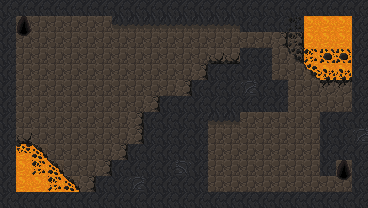

This game map was drawn from its Tiled (.tmx) file and the tilesets committed beside it. A one-line description and the full map source follow:
An orthogonal 23x13 tile map with 16x16 px tiles, 2 tile layers (Tile Layer 1, Tile Layer 2) and 11 objects (4x rock, 2x lava_blob, 2x pickaxe, player_spawn, level_exit).

<map version="1.10" tiledversion="1.10.2" orientation="orthogonal" renderorder="right-down" width="23" height="13" tilewidth="16" tileheight="16" infinite="0" nextlayerid="4" nextobjectid="36">
 <tileset firstgid="1" source="cave_crawler_v2.tsx" />
 <layer id="1" name="Tile Layer 1" width="23" height="13">
  <data encoding="csv">
95,95,95,95,95,95,95,95,95,95,95,95,95,95,95,95,95,95,95,95,95,95,95,
95,62,62,62,62,62,62,110,110,110,110,110,110,110,110,95,95,95,95,48,48,48,95,
95,62,62,62,62,62,62,62,62,62,62,62,62,62,62,62,62,62,76,48,48,48,95,
95,62,62,62,62,62,62,62,62,62,62,62,62,62,62,95,95,62,76,48,48,48,95,
95,62,62,62,62,62,62,62,62,62,62,62,62,62,95,95,95,62,62,48,48,48,95,
95,62,62,62,62,62,62,62,62,62,62,62,62,95,95,2147483744,95,95,62,62,79,79,95,
95,62,62,62,62,62,62,62,62,62,62,62,95,95,95,95,95,95,62,62,62,62,95,
95,62,62,62,62,62,62,62,62,61,61,95,95,110,110,62,62,62,62,62,95,95,95,
95,62,62,62,62,62,62,62,62,95,95,95,95,62,62,62,62,62,62,62,95,95,2147483744,
95,48,48,62,62,62,62,62,95,95,95,95,95,62,62,62,62,62,62,62,95,95,95,
95,48,48,48,62,62,62,95,95,95,95,96,95,62,62,62,62,62,62,62,95,62,95,
95,48,48,48,48,62,95,95,2147483744,95,95,95,95,62,62,62,62,62,62,62,62,62,95,
95,95,95,95,95,95,95,95,95,95,95,95,95,95,95,95,95,95,95,95,95,95,95
</data>
 </layer>
 <layer id="2" name="Tile Layer 2" width="23" height="13">
  <data encoding="csv">
0,51,0,0,0,0,0,0,0,0,0,0,0,0,0,0,0,0,0,0,0,0,0,
0,66,0,0,0,0,0,0,0,0,0,0,0,0,0,95,95,95,16,0,0,0,0,
0,81,0,0,0,0,0,0,0,0,0,0,0,0,0,0,0,76,16,0,0,0,0,
0,0,0,0,0,0,0,0,0,0,0,0,0,78,78,95,95,0,106,16,17,17,0,
0,0,0,0,0,0,0,0,0,0,0,0,76,95,95,95,95,0,0,106,32,32,0,
0,0,0,0,0,0,0,0,0,0,0,76,95,95,0,0,0,95,0,0,79,79,0,
0,0,0,0,0,0,0,0,0,76,95,95,95,0,0,0,0,95,0,0,0,0,0,
0,0,0,0,0,0,0,0,76,95,95,95,0,0,0,0,0,0,0,0,95,95,0,
0,78,0,0,0,0,0,0,76,95,0,0,0,0,0,0,0,0,0,0,95,95,0,
0,2,92,0,0,0,0,76,95,95,0,0,0,0,0,0,0,0,0,0,95,95,0,
0,0,16,92,0,0,76,95,95,0,0,0,0,0,0,0,0,0,0,0,95,66,0,
0,0,0,16,92,76,95,95,0,0,0,0,0,0,0,0,0,0,0,0,0,81,0,
0,0,0,0,0,0,0,0,0,0,0,0,0,0,0,0,0,0,0,0,0,0,0
</data>
 </layer>
 <objectgroup id="3" name="Object Layer 1">
  <object id="2" name="player_spawn" x="23.1797" y="28.0831">
   <point />
  </object>
  <object id="3" name="level_exit" x="343.684" y="172.065">
   <point />
  </object>
  <object id="4" name="lava_blob" x="26.7458" y="166.716">
   <point />
  </object>
  <object id="6" name="rock" x="278.602" y="44.5763">
   <point />
  </object>
  <object id="9" name="rock" x="240" y="148.679">
   <point />
  </object>
  <object id="24" name="lava_blob" x="330.078" y="59.8167">
   <ellipse />
  </object>
  <object id="25" name="pickaxe" x="240.443" y="144">
   <ellipse />
  </object>
  <object id="26" name="rock" x="322.733" y="184.1">
   <ellipse />
  </object>
  <object id="30" name="pickaxe" x="146.21" y="80.2374">
   <ellipse />
  </object>
  <object id="31" name="rock" x="145.765" y="81.5747">
   <ellipse />
  </object>
  <object id="34" x="342.792" y="53.0458" width="2.67458" height="0.445763">
   <ellipse />
  </object>
 </objectgroup>
</map>
